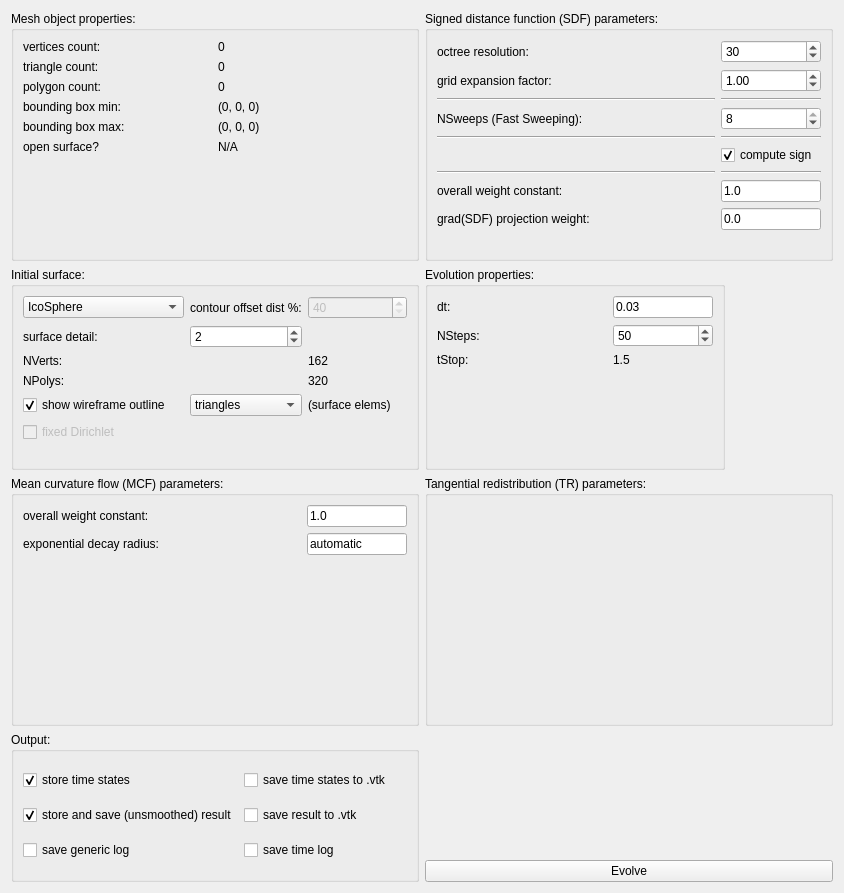
<?xml version="1.0" encoding="UTF-8"?>
<ui version="4.0">
 <class>evolutionWidget</class>
 <widget class="QWidget" name="evolutionWidget">
  <property name="geometry">
   <rect>
    <x>0</x>
    <y>0</y>
    <width>844</width>
    <height>893</height>
   </rect>
  </property>
  <property name="windowTitle">
   <string>Surface Evolution</string>
  </property>
  <layout class="QGridLayout" name="gridLayout_3">
   <item row="1" column="0">
    <widget class="QGroupBox" name="groupBox_2">
     <property name="minimumSize">
      <size>
       <width>0</width>
       <height>200</height>
      </size>
     </property>
     <property name="maximumSize">
      <size>
       <width>450</width>
       <height>16777215</height>
      </size>
     </property>
     <property name="title">
      <string>Initial surface:</string>
     </property>
     <layout class="QGridLayout" name="gridLayout_4">
      <item row="2" column="2">
       <widget class="QLabel" name="label_18">
        <property name="text">
         <string>162</string>
        </property>
       </widget>
      </item>
      <item row="1" column="1">
       <widget class="QSpinBox" name="spinBox_4">
        <property name="toolTip">
         <string>surface subdivision detail for IcoSphere and CubeSphere. Note that IcoSphere detail is recursive (exponential) while CubeSphere is linear.</string>
        </property>
        <property name="value">
         <number>2</number>
        </property>
       </widget>
      </item>
      <item row="4" column="2">
       <widget class="QLabel" name="label_24">
        <property name="toolTip">
         <string>mesh element type for IcoSphere and CubeSphere</string>
        </property>
        <property name="text">
         <string>(surface elems)</string>
        </property>
       </widget>
      </item>
      <item row="0" column="1">
       <widget class="QLabel" name="label_15">
        <property name="toolTip">
         <string>a percentage of an offset from SDF's zero level for inward evolution through Marching cubes iso contour.</string>
        </property>
        <property name="text">
         <string>contour offset dist %:</string>
        </property>
       </widget>
      </item>
      <item row="0" column="2">
       <widget class="QSpinBox" name="spinBox_3">
        <property name="enabled">
         <bool>false</bool>
        </property>
        <property name="toolTip">
         <string>a percentage of an offset from SDF's zero level for inward evolution through Marching cubes iso contour.</string>
        </property>
        <property name="minimum">
         <number>40</number>
        </property>
       </widget>
      </item>
      <item row="1" column="0">
       <widget class="QLabel" name="label_16">
        <property name="toolTip">
         <string>surface subdivision detail for IcoSphere and CubeSphere. Note that IcoSphere detail is recursive (exponential) while CubeSphere is linear.</string>
        </property>
        <property name="text">
         <string>surface detail:</string>
        </property>
       </widget>
      </item>
      <item row="3" column="0">
       <widget class="QLabel" name="label_19">
        <property name="text">
         <string>NPolys:</string>
        </property>
       </widget>
      </item>
      <item row="0" column="0">
       <widget class="QComboBox" name="comboBox">
        <item>
         <property name="text">
          <string>IcoSphere</string>
         </property>
        </item>
        <item>
         <property name="text">
          <string>CubeSphere</string>
         </property>
        </item>
        <item>
         <property name="text">
          <string>Marching cubes contour</string>
         </property>
        </item>
        <item>
         <property name="text">
          <string>Choose from file</string>
         </property>
        </item>
       </widget>
      </item>
      <item row="6" column="0">
       <spacer name="verticalSpacer_3">
        <property name="orientation">
         <enum>Qt::Vertical</enum>
        </property>
        <property name="sizeHint" stdset="0">
         <size>
          <width>20</width>
          <height>40</height>
         </size>
        </property>
       </spacer>
      </item>
      <item row="2" column="0">
       <widget class="QLabel" name="label_17">
        <property name="text">
         <string>NVerts:</string>
        </property>
       </widget>
      </item>
      <item row="4" column="0">
       <widget class="QCheckBox" name="checkBox_2">
        <property name="text">
         <string>show wireframe outline</string>
        </property>
        <property name="checked">
         <bool>true</bool>
        </property>
       </widget>
      </item>
      <item row="4" column="1">
       <widget class="QComboBox" name="comboBox_2">
        <property name="toolTip">
         <string>mesh element type for IcoSphere and CubeSphere</string>
        </property>
        <item>
         <property name="text">
          <string>triangles</string>
         </property>
        </item>
        <item>
         <property name="text">
          <string>quads</string>
         </property>
        </item>
       </widget>
      </item>
      <item row="3" column="2">
       <widget class="QLabel" name="label_20">
        <property name="text">
         <string>320</string>
        </property>
       </widget>
      </item>
      <item row="5" column="0">
       <widget class="QCheckBox" name="checkBox_9">
        <property name="enabled">
         <bool>false</bool>
        </property>
        <property name="text">
         <string>fixed Dirichlet</string>
        </property>
       </widget>
      </item>
     </layout>
    </widget>
   </item>
   <item row="3" column="0">
    <widget class="QGroupBox" name="groupBox_6">
     <property name="minimumSize">
      <size>
       <width>0</width>
       <height>150</height>
      </size>
     </property>
     <property name="title">
      <string>Output:</string>
     </property>
     <layout class="QGridLayout" name="gridLayout_6">
      <item row="0" column="0">
       <widget class="QCheckBox" name="checkBox_3">
        <property name="toolTip">
         <string>store time states as a library object</string>
        </property>
        <property name="text">
         <string>store time states</string>
        </property>
        <property name="checked">
         <bool>true</bool>
        </property>
       </widget>
      </item>
      <item row="0" column="1">
       <widget class="QCheckBox" name="checkBox_4">
        <property name="toolTip">
         <string>automatically save time states as VTK polydata</string>
        </property>
        <property name="text">
         <string>save time states to .vtk</string>
        </property>
       </widget>
      </item>
      <item row="1" column="0">
       <widget class="QCheckBox" name="checkBox_5">
        <property name="toolTip">
         <string>store and save unsmoothed evolution result from before applying final smoothing</string>
        </property>
        <property name="text">
         <string>store and save (unsmoothed) result</string>
        </property>
        <property name="checked">
         <bool>true</bool>
        </property>
       </widget>
      </item>
      <item row="2" column="0">
       <widget class="QCheckBox" name="checkBox_6">
        <property name="toolTip">
         <string>generic log contains time step information as well as general evolution properties</string>
        </property>
        <property name="text">
         <string>save generic log</string>
        </property>
       </widget>
      </item>
      <item row="1" column="1">
       <widget class="QCheckBox" name="checkBox_7">
        <property name="toolTip">
         <string>automatically save results as VTK polydata</string>
        </property>
        <property name="text">
         <string>save result to .vtk</string>
        </property>
       </widget>
      </item>
      <item row="2" column="1">
       <widget class="QCheckBox" name="checkBox_8">
        <property name="toolTip">
         <string>time log stores computation times for individual processes</string>
        </property>
        <property name="text">
         <string>save time log</string>
        </property>
       </widget>
      </item>
     </layout>
    </widget>
   </item>
   <item row="0" column="0">
    <widget class="QGroupBox" name="targetObjectGroupBox">
     <property name="minimumSize">
      <size>
       <width>0</width>
       <height>200</height>
      </size>
     </property>
     <property name="title">
      <string>Mesh object properties:</string>
     </property>
     <layout class="QGridLayout" name="gridLayout">
      <item row="2" column="0">
       <widget class="QLabel" name="label_5">
        <property name="text">
         <string>polygon count:</string>
        </property>
       </widget>
      </item>
      <item row="1" column="0">
       <widget class="QLabel" name="label_3">
        <property name="text">
         <string>triangle count:</string>
        </property>
       </widget>
      </item>
      <item row="0" column="0">
       <widget class="QLabel" name="label">
        <property name="text">
         <string>vertices count:</string>
        </property>
       </widget>
      </item>
      <item row="3" column="1">
       <widget class="QLabel" name="label_9">
        <property name="text">
         <string>(0, 0, 0)</string>
        </property>
       </widget>
      </item>
      <item row="6" column="0">
       <spacer name="verticalSpacer">
        <property name="orientation">
         <enum>Qt::Vertical</enum>
        </property>
        <property name="sizeHint" stdset="0">
         <size>
          <width>20</width>
          <height>40</height>
         </size>
        </property>
       </spacer>
      </item>
      <item row="1" column="1">
       <widget class="QLabel" name="label_4">
        <property name="text">
         <string>0</string>
        </property>
       </widget>
      </item>
      <item row="4" column="0">
       <widget class="QLabel" name="label_8">
        <property name="text">
         <string>bounding box max:</string>
        </property>
       </widget>
      </item>
      <item row="0" column="1">
       <widget class="QLabel" name="label_2">
        <property name="text">
         <string>0</string>
        </property>
       </widget>
      </item>
      <item row="3" column="0">
       <widget class="QLabel" name="label_7">
        <property name="text">
         <string>bounding box min:</string>
        </property>
       </widget>
      </item>
      <item row="4" column="1">
       <widget class="QLabel" name="label_10">
        <property name="text">
         <string>(0, 0, 0)</string>
        </property>
       </widget>
      </item>
      <item row="2" column="1">
       <widget class="QLabel" name="label_6">
        <property name="text">
         <string>0</string>
        </property>
       </widget>
      </item>
      <item row="5" column="0">
       <widget class="QLabel" name="label_28">
        <property name="text">
         <string>open surface?</string>
        </property>
       </widget>
      </item>
      <item row="5" column="1">
       <widget class="QLabel" name="label_29">
        <property name="text">
         <string>N/A</string>
        </property>
       </widget>
      </item>
     </layout>
    </widget>
   </item>
   <item row="0" column="1">
    <widget class="QGroupBox" name="groupBox">
     <property name="minimumSize">
      <size>
       <width>320</width>
       <height>250</height>
      </size>
     </property>
     <property name="title">
      <string>Signed distance function (SDF) parameters:</string>
     </property>
     <layout class="QGridLayout" name="gridLayout_2">
      <item row="6" column="0">
       <widget class="Line" name="line_5">
        <property name="orientation">
         <enum>Qt::Horizontal</enum>
        </property>
       </widget>
      </item>
      <item row="2" column="1">
       <widget class="Line" name="line_2">
        <property name="orientation">
         <enum>Qt::Horizontal</enum>
        </property>
       </widget>
      </item>
      <item row="4" column="1">
       <widget class="Line" name="line_4">
        <property name="orientation">
         <enum>Qt::Horizontal</enum>
        </property>
       </widget>
      </item>
      <item row="0" column="0">
       <widget class="QLabel" name="label_11">
        <property name="toolTip">
         <string>grid cell count for geometry's bounding cube for octree construction</string>
        </property>
        <property name="text">
         <string>octree resolution:</string>
        </property>
       </widget>
      </item>
      <item row="7" column="0">
       <widget class="QLabel" name="label_26">
        <property name="toolTip">
         <string>this constant weighs a control function which affects the surface advection rate given by the gradient field of SDF</string>
        </property>
        <property name="text">
         <string>overall weight constant:</string>
        </property>
       </widget>
      </item>
      <item row="1" column="1">
       <widget class="QDoubleSpinBox" name="doubleSpinBox">
        <property name="toolTip">
         <string>a factor by which the geometry's bounding box gets expanded to extend the distance function domain</string>
        </property>
        <property name="minimum">
         <double>0.100000000000000</double>
        </property>
        <property name="maximum">
         <double>10.000000000000000</double>
        </property>
        <property name="singleStep">
         <double>0.100000000000000</double>
        </property>
        <property name="value">
         <double>1.000000000000000</double>
        </property>
       </widget>
      </item>
      <item row="2" column="0">
       <widget class="Line" name="line">
        <property name="orientation">
         <enum>Qt::Horizontal</enum>
        </property>
       </widget>
      </item>
      <item row="1" column="0">
       <widget class="QLabel" name="label_12">
        <property name="toolTip">
         <string>a factor by which the geometry's bounding box gets expanded to extend the distance function domain</string>
        </property>
        <property name="text">
         <string>grid expansion factor:</string>
        </property>
       </widget>
      </item>
      <item row="6" column="1">
       <widget class="Line" name="line_6">
        <property name="orientation">
         <enum>Qt::Horizontal</enum>
        </property>
       </widget>
      </item>
      <item row="0" column="1">
       <widget class="QSpinBox" name="spinBox">
        <property name="toolTip">
         <string>grid cell count for geometry's bounding cube for octree construction</string>
        </property>
        <property name="minimum">
         <number>5</number>
        </property>
        <property name="maximum">
         <number>200</number>
        </property>
        <property name="value">
         <number>30</number>
        </property>
       </widget>
      </item>
      <item row="3" column="0">
       <widget class="QLabel" name="label_13">
        <property name="toolTip">
         <string>Number of iterations for fast sweeping algorithm. At least 4 sweeps required to produce decent results.</string>
        </property>
        <property name="text">
         <string>NSweeps (Fast Sweeping):</string>
        </property>
       </widget>
      </item>
      <item row="4" column="0">
       <widget class="Line" name="line_3">
        <property name="orientation">
         <enum>Qt::Horizontal</enum>
        </property>
       </widget>
      </item>
      <item row="5" column="1">
       <widget class="QCheckBox" name="checkBox">
        <property name="toolTip">
         <string>compute sign of distance function (negative for interior grid cells). Only works for closed mesh surfaces.</string>
        </property>
        <property name="text">
         <string>compute sign</string>
        </property>
        <property name="checked">
         <bool>true</bool>
        </property>
       </widget>
      </item>
      <item row="5" column="0">
       <widget class="QLabel" name="label_14">
        <property name="text">
         <string/>
        </property>
       </widget>
      </item>
      <item row="9" column="0">
       <spacer name="verticalSpacer_2">
        <property name="orientation">
         <enum>Qt::Vertical</enum>
        </property>
        <property name="sizeHint" stdset="0">
         <size>
          <width>20</width>
          <height>40</height>
         </size>
        </property>
       </spacer>
      </item>
      <item row="3" column="1">
       <widget class="QSpinBox" name="spinBox_2">
        <property name="toolTip">
         <string>Number of iterations for fast sweeping algorithm. At least 4 sweeps required to produce decent results.</string>
        </property>
        <property name="minimum">
         <number>1</number>
        </property>
        <property name="maximum">
         <number>8</number>
        </property>
        <property name="value">
         <number>8</number>
        </property>
       </widget>
      </item>
      <item row="8" column="0">
       <widget class="QLabel" name="label_27">
        <property name="toolTip">
         <string>this constant weighs the projection of the negative gradient of SDF onto the tangential plane of the surface.</string>
        </property>
        <property name="text">
         <string>grad(SDF) projection weight:</string>
        </property>
       </widget>
      </item>
      <item row="7" column="1">
       <widget class="QLineEdit" name="lineEdit_2">
        <property name="maximumSize">
         <size>
          <width>100</width>
          <height>16777215</height>
         </size>
        </property>
        <property name="toolTip">
         <string>this constant weighs a control function which affects the surface advection rate given by the gradient field of SDF</string>
        </property>
        <property name="text">
         <string>1.0</string>
        </property>
       </widget>
      </item>
      <item row="8" column="1">
       <widget class="QLineEdit" name="lineEdit_3">
        <property name="maximumSize">
         <size>
          <width>100</width>
          <height>16777215</height>
         </size>
        </property>
        <property name="toolTip">
         <string>this constant weighs the projection of the negative gradient of SDF onto the tangential plane of the surface.</string>
        </property>
        <property name="text">
         <string>0.0</string>
        </property>
       </widget>
      </item>
     </layout>
    </widget>
   </item>
   <item row="2" column="1">
    <widget class="QGroupBox" name="groupBox_5">
     <property name="title">
      <string>Tangential redistribution (TR) parameters:</string>
     </property>
    </widget>
   </item>
   <item row="1" column="1">
    <widget class="QGroupBox" name="groupBox_3">
     <property name="maximumSize">
      <size>
       <width>300</width>
       <height>16777215</height>
      </size>
     </property>
     <property name="title">
      <string>Evolution properties:</string>
     </property>
     <layout class="QGridLayout" name="gridLayout_5">
      <item row="3" column="0">
       <spacer name="verticalSpacer_4">
        <property name="orientation">
         <enum>Qt::Vertical</enum>
        </property>
        <property name="sizeHint" stdset="0">
         <size>
          <width>20</width>
          <height>40</height>
         </size>
        </property>
       </spacer>
      </item>
      <item row="0" column="0">
       <widget class="QLabel" name="label_22">
        <property name="toolTip">
         <string>evolution time step (double)</string>
        </property>
        <property name="text">
         <string>dt:</string>
        </property>
       </widget>
      </item>
      <item row="1" column="0">
       <widget class="QLabel" name="label_21">
        <property name="toolTip">
         <string>number of evolution steps (uint)</string>
        </property>
        <property name="text">
         <string>NSteps:</string>
        </property>
       </widget>
      </item>
      <item row="0" column="1">
       <widget class="QLineEdit" name="lineEdit">
        <property name="maximumSize">
         <size>
          <width>100</width>
          <height>16777215</height>
         </size>
        </property>
        <property name="toolTip">
         <string>evolution time step (double)</string>
        </property>
        <property name="text">
         <string>0.03</string>
        </property>
       </widget>
      </item>
      <item row="1" column="1">
       <widget class="QSpinBox" name="spinBox_5">
        <property name="toolTip">
         <string>number of evolution steps (uint)</string>
        </property>
        <property name="minimum">
         <number>1</number>
        </property>
        <property name="maximum">
         <number>2000</number>
        </property>
        <property name="value">
         <number>50</number>
        </property>
       </widget>
      </item>
      <item row="2" column="0">
       <widget class="QLabel" name="label_23">
        <property name="toolTip">
         <string>stopping time for evolution (double)</string>
        </property>
        <property name="text">
         <string>tStop:</string>
        </property>
       </widget>
      </item>
      <item row="2" column="1">
       <widget class="QLabel" name="label_25">
        <property name="toolTip">
         <string>stopping time for evolution (double)</string>
        </property>
        <property name="text">
         <string>1.5</string>
        </property>
       </widget>
      </item>
     </layout>
    </widget>
   </item>
   <item row="3" column="1">
    <layout class="QVBoxLayout" name="verticalLayout">
     <item>
      <spacer name="verticalSpacer_5">
       <property name="orientation">
        <enum>Qt::Vertical</enum>
       </property>
       <property name="sizeHint" stdset="0">
        <size>
         <width>20</width>
         <height>40</height>
        </size>
       </property>
      </spacer>
     </item>
     <item>
      <widget class="QPushButton" name="pushButton">
       <property name="text">
        <string>Evolve</string>
       </property>
      </widget>
     </item>
    </layout>
   </item>
   <item row="2" column="0">
    <widget class="QGroupBox" name="groupBox_4">
     <property name="minimumSize">
      <size>
       <width>0</width>
       <height>250</height>
      </size>
     </property>
     <property name="title">
      <string>Mean curvature flow (MCF) parameters:</string>
     </property>
     <layout class="QGridLayout" name="gridLayout_7">
      <item row="0" column="1">
       <widget class="QLineEdit" name="lineEdit_4">
        <property name="maximumSize">
         <size>
          <width>100</width>
          <height>16777215</height>
         </size>
        </property>
        <property name="toolTip">
         <string>a constant that weighs a control function which affects the mean curvature operator of the evolving surface. Setting to zero disables mean curvature effect</string>
        </property>
        <property name="text">
         <string>1.0</string>
        </property>
       </widget>
      </item>
      <item row="0" column="0">
       <widget class="QLabel" name="label_30">
        <property name="toolTip">
         <string>a constant that weighs a control function which affects the mean curvature operator of the evolving surface. Setting to zero disables mean curvature effect</string>
        </property>
        <property name="text">
         <string>overall weight constant:</string>
        </property>
       </widget>
      </item>
      <item row="1" column="0">
       <widget class="QLabel" name="label_31">
        <property name="toolTip">
         <string>a decay radius for exponential weight function on mean curvature operator. Lable &quot;automatic&quot; takes the 80% of the object's bounding box radius.</string>
        </property>
        <property name="text">
         <string>exponential decay radius:</string>
        </property>
       </widget>
      </item>
      <item row="1" column="1">
       <widget class="QLineEdit" name="lineEdit_5">
        <property name="maximumSize">
         <size>
          <width>100</width>
          <height>16777215</height>
         </size>
        </property>
        <property name="toolTip">
         <string>a decay radius for exponential weight function on mean curvature operator. Lable &quot;automatic&quot; takes the 80% of the object's bounding box radius.</string>
        </property>
        <property name="text">
         <string>automatic</string>
        </property>
       </widget>
      </item>
      <item row="2" column="0">
       <spacer name="verticalSpacer_6">
        <property name="orientation">
         <enum>Qt::Vertical</enum>
        </property>
        <property name="sizeHint" stdset="0">
         <size>
          <width>20</width>
          <height>40</height>
         </size>
        </property>
       </spacer>
      </item>
     </layout>
    </widget>
   </item>
  </layout>
 </widget>
 <resources/>
 <connections/>
</ui>
